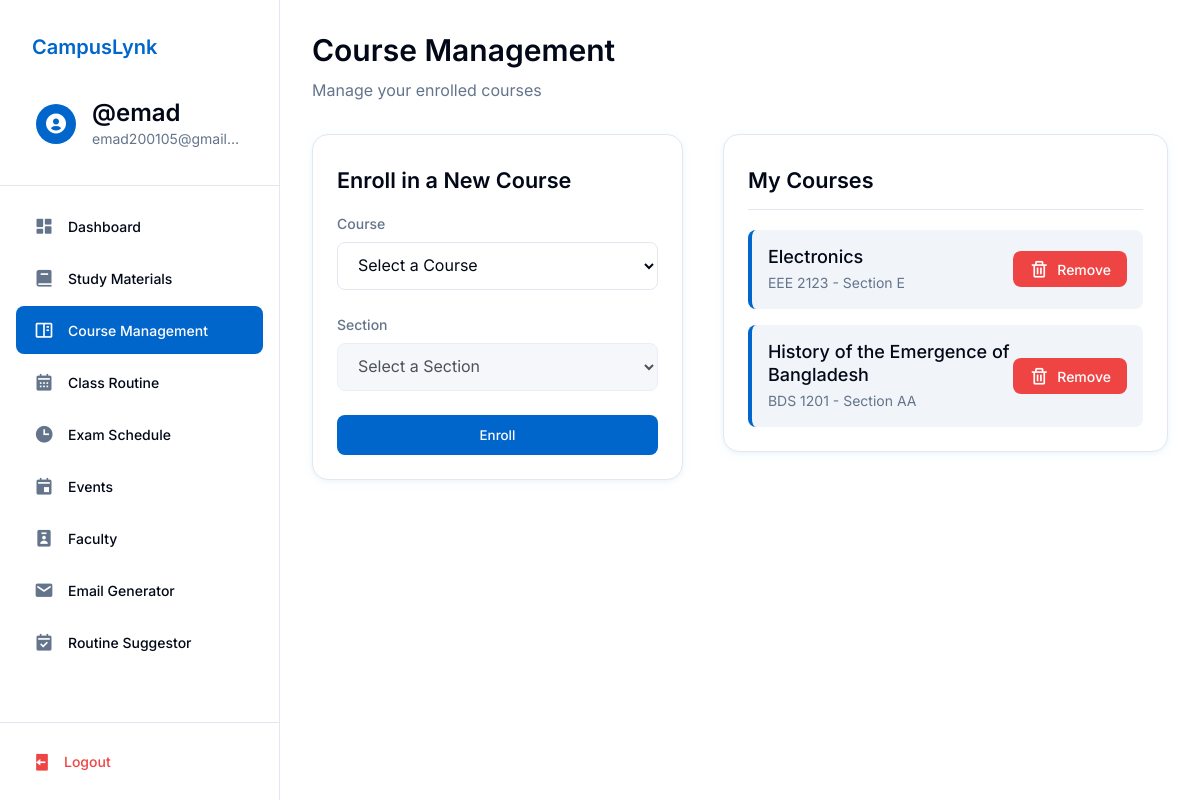
The app's page /course_management.php (signed in), older data.
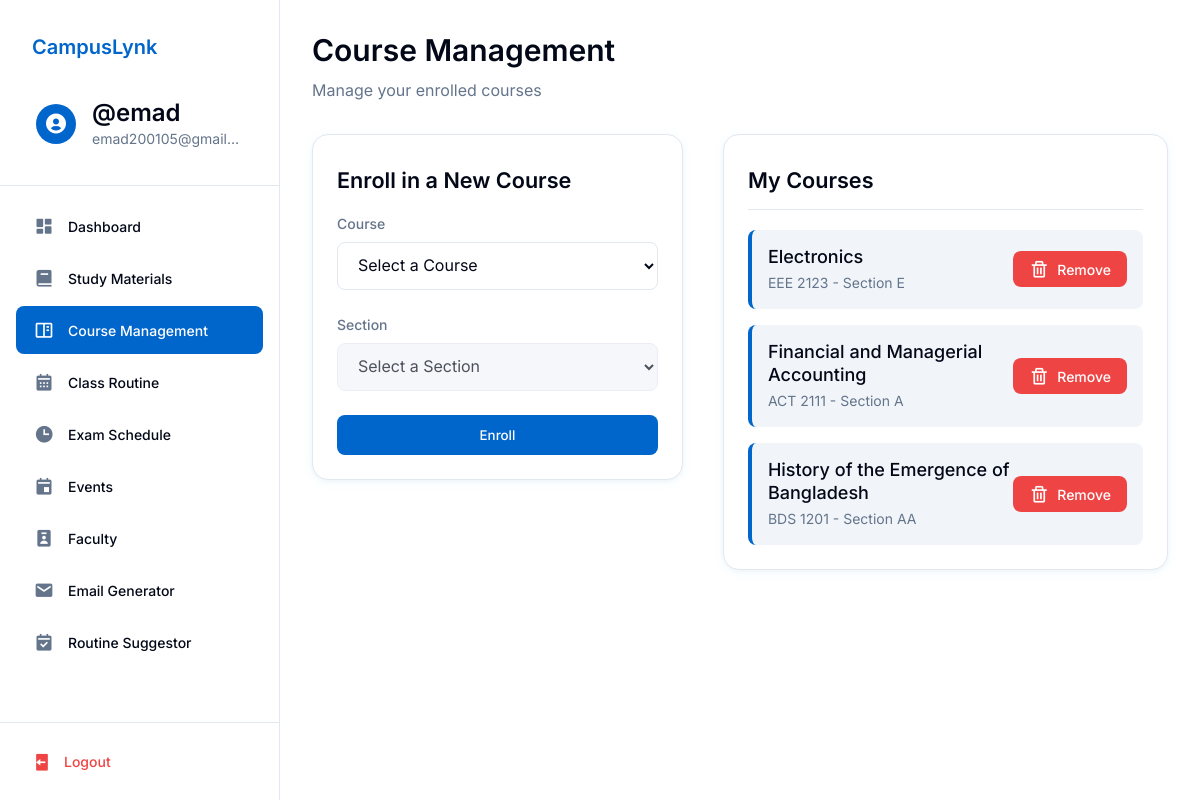
The same page, newer data.
### tables this page shows
CREATE TABLE `users` (
  `id` int(11) NOT NULL,
  `username` varchar(255) NOT NULL,
  `email` varchar(255) NOT NULL,
  `password` varchar(255) NOT NULL,
  `role` enum('student','faculty','admin') NOT NULL,
  `name` varchar(255) NOT NULL
);

CREATE TABLE `student_enrollments` (
  `id` int(11) NOT NULL,
  `student_id` int(11) NOT NULL,
  `course_id` int(11) NOT NULL,
  `section` varchar(255) NOT NULL
);

CREATE TABLE `upcoming_courses` (
  `id` int(11) NOT NULL,
  `program` varchar(50) DEFAULT NULL,
  `course_code` varchar(20) DEFAULT NULL,
  `course_title` varchar(255) DEFAULT NULL,
  `section` varchar(10) DEFAULT NULL,
  `room1` varchar(50) DEFAULT NULL,
  `room2` varchar(50) DEFAULT NULL,
  `day1` varchar(20) DEFAULT NULL,
  `day2` varchar(20) DEFAULT NULL,
  `time1` varchar(20) DEFAULT NULL,
  `time2` varchar(20) DEFAULT NULL,
  `faculty_name` varchar(100) DEFAULT NULL,
  `faculty_initial` varchar(20) DEFAULT NULL,
  `credit` decimal(3,1) DEFAULT NULL
);

### course_management.php (the view, shortened to what the rows shown need)
<?php
$database = new Database();
$db = $database->getConnection();
$enrolled_courses = [];
try {
    $userQuery = "SELECT * FROM users WHERE email = ?";
    $userStmt = $db->prepare($userQuery);
    $userStmt->execute([$_SESSION["useremail"]]);
    $user = $userStmt->fetch(PDO::FETCH_ASSOC);
    if ($user) {
        $userId = $user['id'];
        $coursesQuery = "
            SELECT
                se.id as enrollment_id,
                uc.course_code,
                uc.course_title,
                uc.section
            FROM student_enrollments se
            JOIN upcoming_courses uc ON se.course_id = uc.id
            WHERE se.student_id = ?
            ORDER BY uc.course_title
        ";
        $coursesStmt = $db->prepare($coursesQuery);
        $coursesStmt->execute([$userId]);
        $enrolled_courses = $coursesStmt->fetchAll(PDO::FETCH_ASSOC);
    } else {
        session_destroy();
        header("Location: login.php?error=User not found");
        exit();
    }
} catch (PDOException $e) {
    $error = "Database error. Please try again later.";
}
?>
<!DOCTYPE html>
<html lang="en">
<head>
    <link href='https://unpkg.com/boxicons@2.1.4/css/boxicons.min.css' rel='stylesheet'>
    <link rel="stylesheet" href="css/base.css">
    <link rel="stylesheet" href="css/layout.css">
    <link rel="stylesheet" href="css/components.css">
    <link rel="stylesheet" href="css/profile.css">
</head>
<body>
    <?php include 'sidebar.php'; ?>
    <main class="main-content">
        <section class="welcome-section">
            <h1>Course Management</h1>
        </section>
        <div class="course-management-grid">
            <section class="enroll-course card-style">
                <h2 style="font-size: 1.35rem; font-weight: 600; margin-bottom: 1.2rem;">Enroll in a New Course</h2>
            </section>
            <section class="enrolled-courses card-style">
                <h2 style="font-size: 1.35rem; font-weight: 600; margin-bottom: 1.2rem;">My Courses</h2>
                <div class="courses-list">
                    <?php if (empty($enrolled_courses)): ?>
                        <p>You are not enrolled in any courses.</p>
                    <?php else: ?>
                        <?php foreach ($enrolled_courses as $course): ?>
                            <div class="course-item">
                                <div class="course-details">
                                    <h3 class="course-title"><?php echo htmlspecialchars($course['course_title']); ?></h3>
                                    <p class="course-meta"><?php echo htmlspecialchars($course['course_code']); ?> - Section <?php echo htmlspecialchars($course['section']); ?></p>
                                </div>
                                <form action="course_management.php" method="POST" onsubmit="return confirm('Are you sure you want to unenroll from this course?');">
                                    <button type="submit" class="btn-unenroll">
                                        <i class='bx bx-trash'></i>
                                        <span>Remove</span>
                                    </button>
                                </form>
                            </div>
                        <?php endforeach; ?>
                    <?php endif; ?>
                </div>
            </section>
        </div>
    </main>
</body>
</html>

### sidebar.php (shortened to what the rows shown need)
<?php
try {
    $sidebar_database = new Database();
    $sidebar_db = $sidebar_database->getConnection();
    $sidebar_query = $sidebar_db->prepare("SELECT * FROM users WHERE email = ?");
    $sidebar_query->execute([$_SESSION['useremail']]);
    $sidebar_user = $sidebar_query->fetch(PDO::FETCH_ASSOC);
} catch (PDOException $e) {
    header("Location: login.php?error=Database Error: " . urlencode($e->getMessage()));
    exit();
}
$role = $sidebar_user['role'];
?>
<link href='https://unpkg.com/boxicons@2.1.4/css/boxicons.min.css' rel='stylesheet'>
<aside class="sidebar">
    <div class="sidebar-header">
        <a href="<?php echo $role === 'faculty' ? 'faculty_dashboard.php' : ($role === 'admin' ? 'admin_dashboard.php' : 'profile.php'); ?>" class="user-info">
            <div class="user-details">
                <h3 class="user-name"><?php echo '@' . htmlspecialchars($sidebar_user['username']); ?></h3>
                <p class="user-email"><?php echo htmlspecialchars($sidebar_user['email']); ?></p>
            </div>
        </a>
    </div>
</aside>

Row changes from the older to the newer data that the page shows:
added student_enrollments: course.course_title "Financial and Managerial Accounting", course.course_code "ACT 2111", course.section "A"
